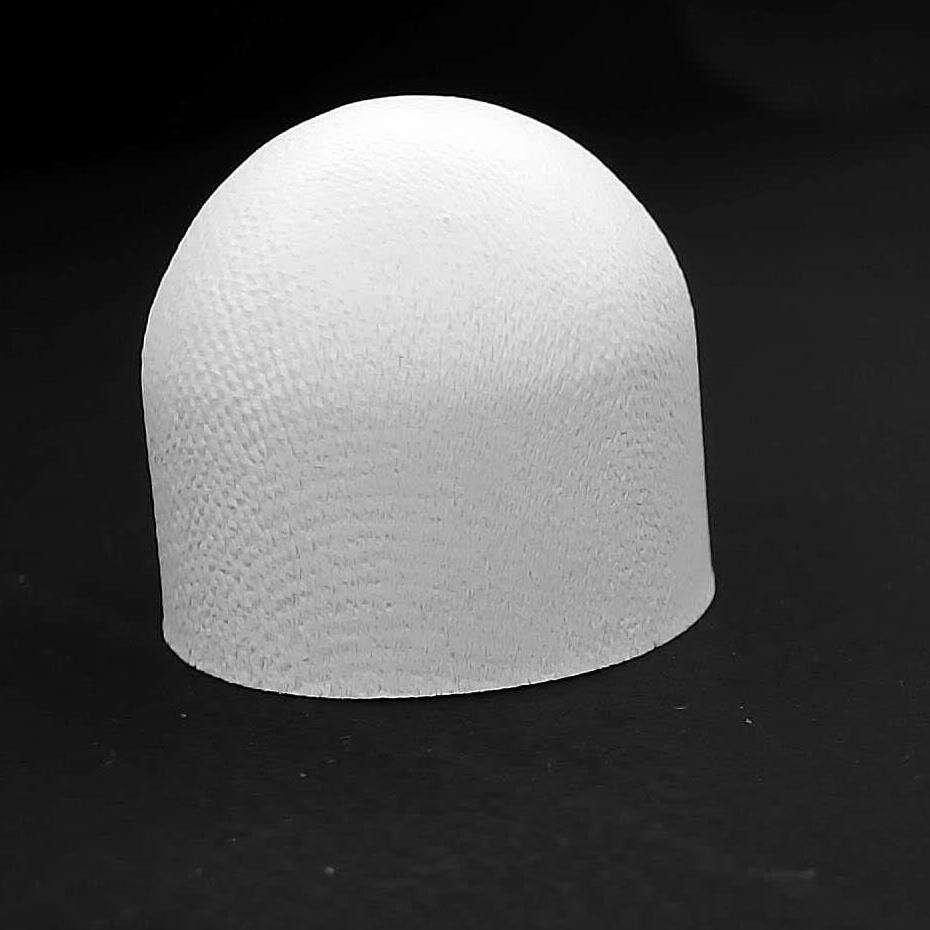
#> input picture Img/baminton.jpg, 930 x 930 px
$ python test.py
#> lines starting #> are read from the running program, lines starting #| are printed output that depends on the picture; after the words box and inside, x2 and y2 are one past the last pixel; in counts of white or black regions, pixels touching at a corner belong together
### Coordinate/edge_detection.py
import cv2
import numpy as np

from PIL import Image
# np.set_printoptions(threshold=np.inf)
#输入一张图，输入改图的边缘检测图
#返回值必须是一个闭合的轮廓，且轮廓外的值均相等
#轮廓值为255，非轮廓值为0
def detection(img_path):

    #生成宽1080，长1920的白色背景
#> called with img_path = '../Img/baminton.jpg'
    bg = np.zeros((1080, 1920), np.uint8)
    # 白色背景
    bg.fill(255)

    np.set_printoptions(threshold=np.inf)
    # 导入图像
    img = cv2.imread(img_path)
#> img is the input picture: shape (930, 930, 3); min 0, max 255, mean 80.4

    # 对比度调节
    img = cv2.convertScaleAbs(img, 0, 3)
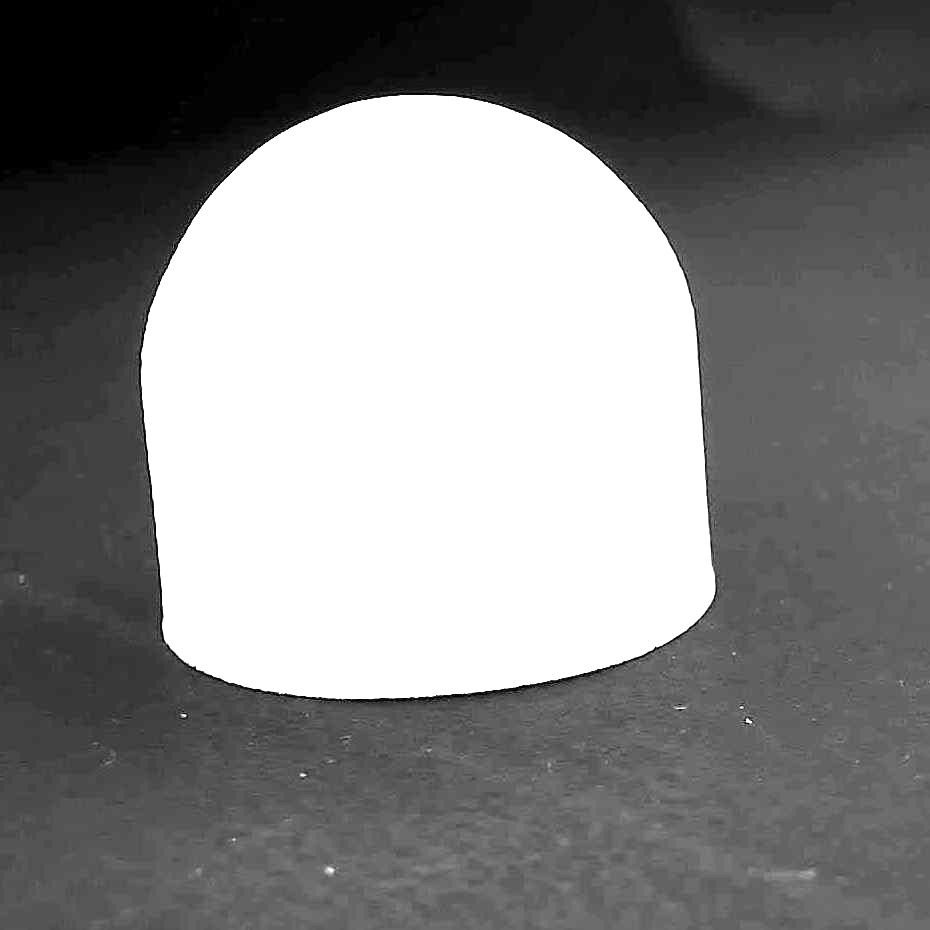
#> img: shape (930, 930, 3); min 0, max 255, mean 132.6
    # 图像二值化
    image = cv2.cvtColor(img, cv2.COLOR_BGR2RGB)
    # 图像灰度化
    gray = cv2.cvtColor(image, cv2.COLOR_RGB2GRAY)
    # 设置卷积核
    kernel = np.ones((10, 10), np.uint8)
    # kernel = np.ones((10, 10), np.uint8)
    # 图像开运算,形态学开运算
    result = cv2.morphologyEx(gray, cv2.MORPH_OPEN, kernel)
    # 高斯滤波降噪
    lenna = cv2.GaussianBlur(result, (5, 5), 0)
    # Canny边缘检测，50为低阈值low，150为高阈值high
    canny = cv2.Canny(lenna, 0, 255)
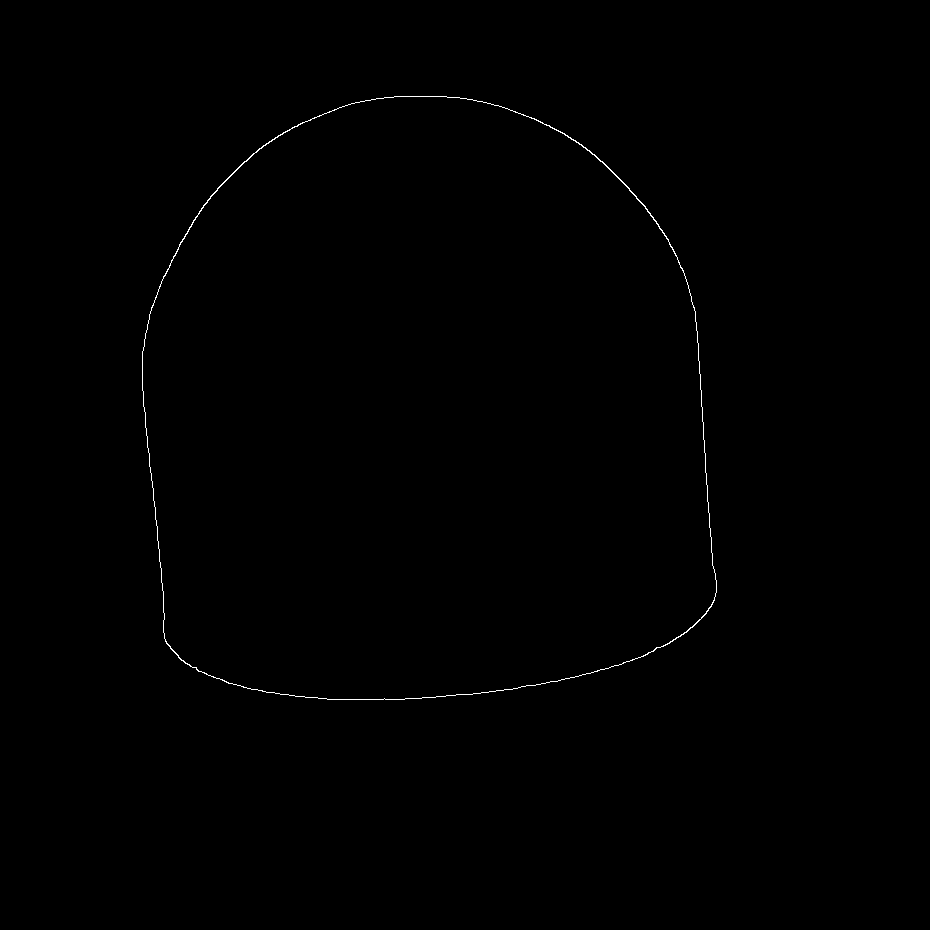
#> canny: shape (930, 930); 0.25% white in thin lines or dots, all inside (x1, y1, x2, y2) = (142, 96, 717, 700)


    # 轮廓提取
    contours, _ = cv2.findContours(canny, cv2.RETR_TREE, cv2.CHAIN_APPROX_SIMPLE)  # 根据二值图找轮廓
#> contours = 2 contours; box (x1, y1, x2, y2) and area: (142, 96, 717, 700) 290476, (142, 96, 717, 700) 290145
    # 将轮廓绘制在背景上
    cv2.drawContours(bg, contours, 0, (0, 0, 255), 3)  # 把轮廓画在原图上（0,0,255） 表示 RGB 三通道，红色
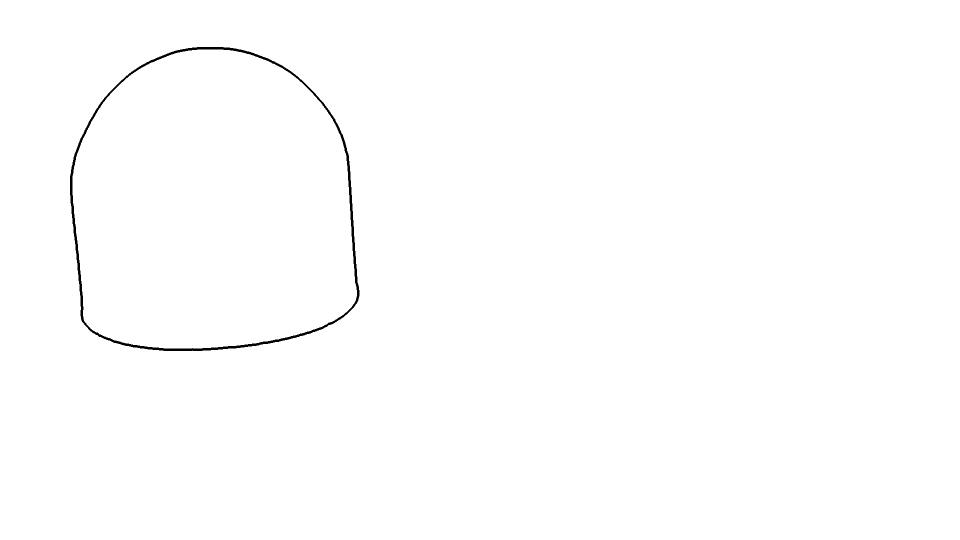
#> bg: shape (1080, 1920) (shown at 1/2 size); 99.6% white; 1 black region, box (x1, y1, x2, y2) and area: (140, 94, 719, 702) 9174
    # 图像二值化
    bg = cv2.cvtColor(bg, cv2.COLOR_BGR2RGB)
#> bg: shape (1080, 1920, 3); 99.6% white; 1 black region
    # 图像灰度化
    gray = cv2.cvtColor(bg, cv2.COLOR_RGB2GRAY)

    return gray


#失败，不太可取
# [20 lines left out: function detectionv2, not called in this run]

### Handle/A_B_coordinate.py
import edge_detection
import Top_coordinate
#计算返回左下角和右下角两个点的坐标
def A_B(img_path):
    gray = edge_detection.detection(img_path)
    shape = gray.shape
#> shape = (1080, 1920)
    top,j0 = Top_coordinate.Top_coordinate(img_path)
#> after the loop in Top_coordinate, `for i in range(0, shape[0]):`: j0 = 960; sign = 1; top = 0
#> top = 0; j0 = 960
    arr1 = []
    for i in range(top + 1, shape[0], 6):
        for j1 in range(0, j0 + 1):
            value = gray[i, j1]
            if (value < 150):
                p1 = [i, j1]
                print("p1", p1)

                for j2 in range(0, j0):
                    i2 = i + 2
                    value = gray[i2, j2]
                    if (value < 150):
                        p2 = [i2, j2]
                        print("p2", p2)

                        for j3 in range(0, j0):
                            i3 = i2 + 2
                            value = gray[i3, j3]
                            if (value < 150):
                                p3 = [i3, j3]
                                print("p3", p3)
                                xielv1 = abs((p1[0] - p2[0]) / (p1[1] - p2[1] + 1e-10))
                                xielv2 = abs((p2[0] - p3[0]) / (p2[1] - p3[1] + 1e-10))
                                if (xielv2 == xielv1):
                                    #                                print("A",p2)
                                    arr1.append(p3)
                                    print(arr1)
                                    i1 = i3 + 1
                                else:
                                    i1 = i3 + 1
                                break
                        break
                break
#> after the loop, arr1 = 51 pairs, first value 113 to 653, second value 140 to 319; i1 = 702; i2 = 699; i3 = 701; p1 = [697, 289]; p2 = [699, 305]; p3 = [701, 327]; xielv1 = 0.125; xielv2 = 0.0909

    #   j1=0
    A = []
    A = arr1[len(arr1) - 1]
#> A = [653, 173]
    arr2 = []
    for i in range(top + 1, shape[0], 6):
        for j1 in range(j0 + 1, shape[1]):
            value = gray[i, j1]
            if (value < 150):
                p1 = [i, j1]
                print("p1", p1)

                for j2 in range(j0 + 1, shape[1]):
                    i2 = i + 2
                    value = gray[i2, j2]
                    if (value < 150):
                        p2 = [i2, j2]
                        print("p2", p2)

                        for j3 in range(j0 + 1, shape[1]):
                            i3 = i2 + 2
                            value = gray[i3, j3]
                            if (value < 150):
                                p3 = [i3, j3]
                                print("p3", p3)
                                xielv1 = abs((p1[0] - p2[0]) / (p1[1] - p2[1] + 1e-10))
                                xielv2 = abs((p2[0] - p3[0]) / (p2[1] - p3[1] + 1e-10))
                                if (xielv2 == xielv1):
                                    #                                print("A",p2)
                                    arr2.append(p3)
                                    print(arr2)
                                    i1 = i3 + 1
                                else:
                                    i1 = i3 + 1
                                break
                        break
                break

        j1 = j0 + 1
#> after the loop, arr2 = []; i1 = 702; i2 = 699; i3 = 701; xielv1 = 0.125; xielv2 = 0.0909
    B = []
#> (the run stopped early here; a loop or call above may not have finished)
